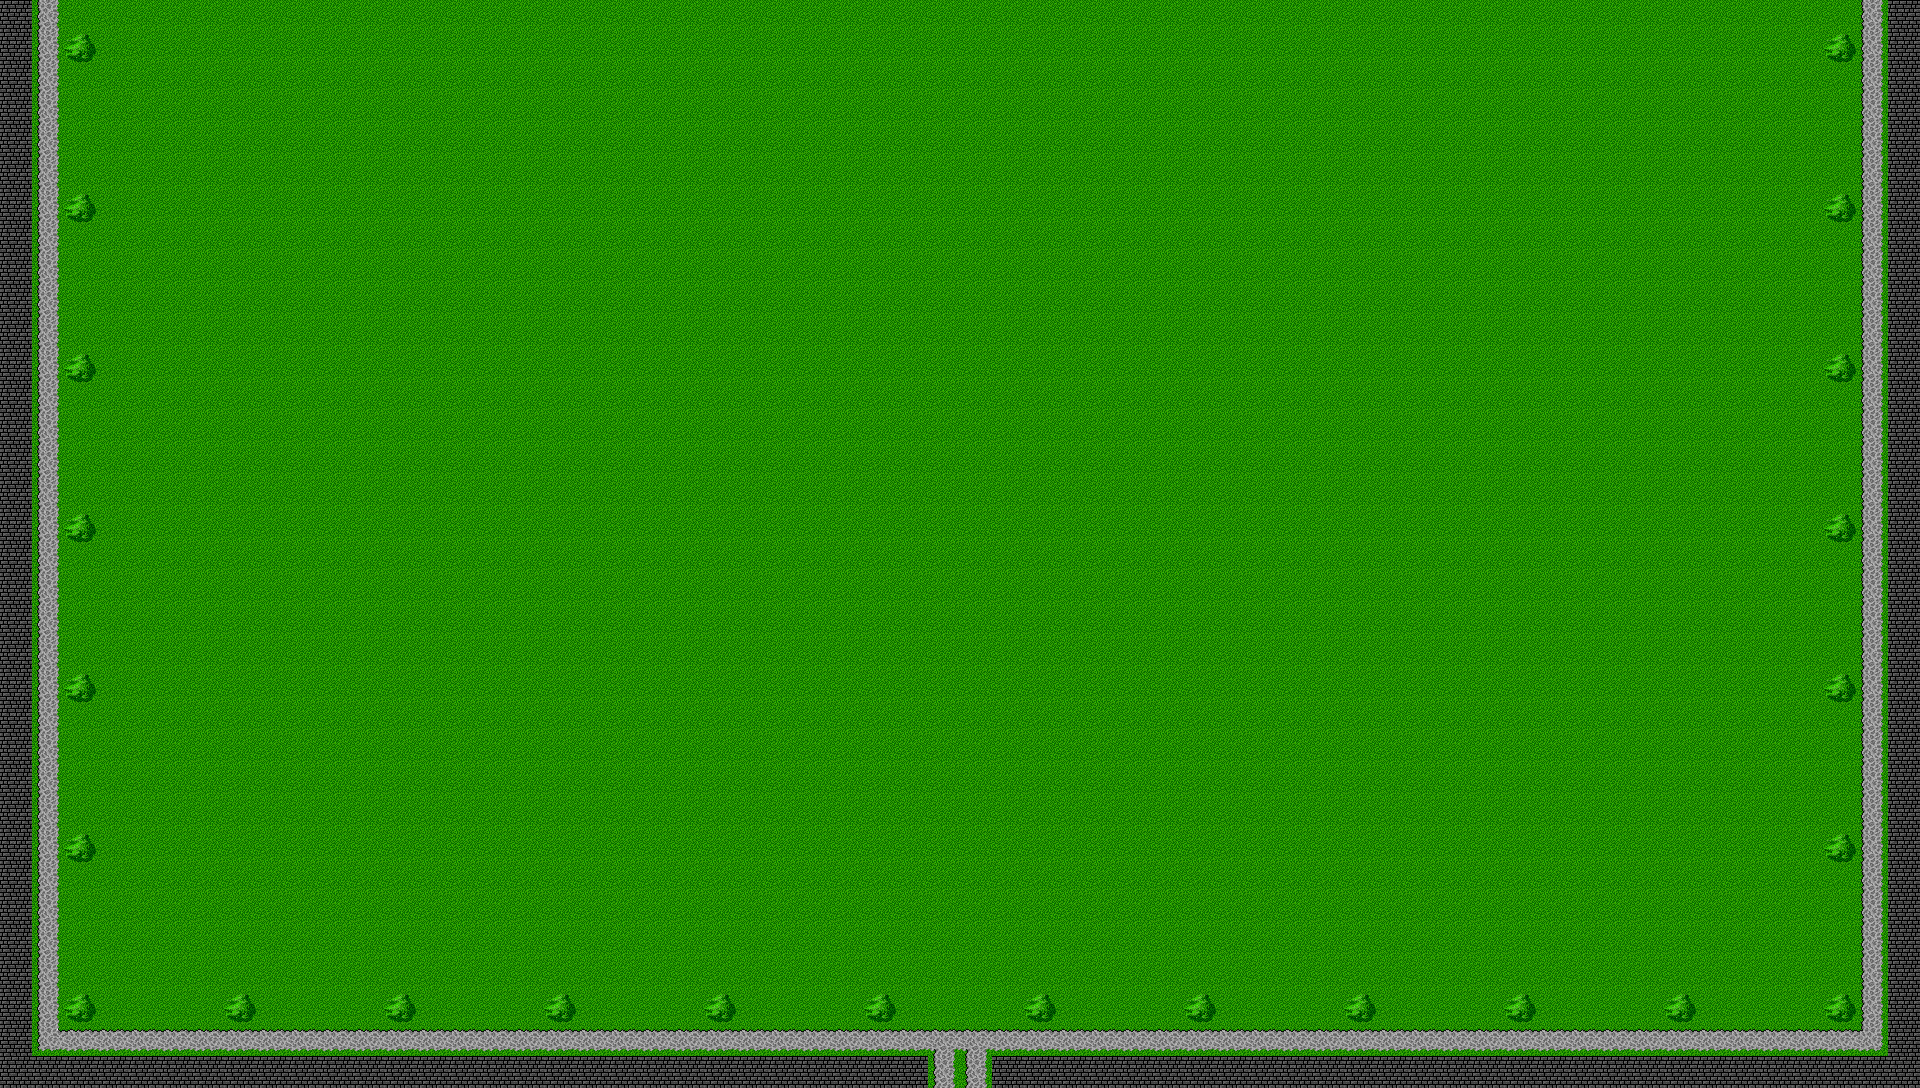

This game map was drawn from its Tiled (.tmx) file and the tilesets committed beside it. A one-line description and the trimmed map source follow:
An orthogonal 60x34 tile map with 32x32 px tiles, 2 tile layers (Base, Decorations), 7 tilesets and 12 objects (12x Enemy).

<map version="1.0" orientation="orthogonal" width="60" height="34" tilewidth="32" tileheight="32">
 <tileset firstgid="1" source="../../tilesets/Dungeon 1.tsx" />
 <tileset firstgid="91" source="../../tilesets/Dungeon 2.tsx" />
 <tileset firstgid="235" source="../../tilesets/Dungeon 3.tsx" />
 <tileset firstgid="352" source="../../tilesets/Dungeon 4.tsx" />
 <tileset firstgid="523" source="../../tilesets/Overworld 1.tsx" />
 <tileset firstgid="651" source="../../tilesets/Overworld 2.tsx" />
 <tileset firstgid="787" source="../../tilesets/Overworld 3.tsx" />
 <layer name="Base" width="60" height="34">
  <data>[2040 cells, 2040 non-empty, 1 distinct tile ids]</data>
 </layer>
 <layer name="Decorations" width="60" height="34">
  <data>[2040 cells, 272 non-empty, 7 distinct tile ids]</data>
 </layer>
 <objectgroup name="Objects" width="60" height="34">
  <object name="Slime" type="Enemy" x="1577" y="679" width="32" height="32" />
  <object name="Slime" type="Enemy" x="1092" y="782" width="32" height="32" />
  <object name="Slime" type="Enemy" x="454" y="727" width="32" height="32" />
  <object name="Slime" type="Enemy" x="777" y="373" width="32" height="32" />
  <object name="Slime" type="Enemy" x="1271" y="233" width="32" height="32" />
  <object name="Slime" type="Enemy" x="518" y="98" width="32" height="32" />
  <object name="Slime" type="Enemy" x="1021" y="115" width="32" height="32" />
  <object name="Slime" type="Enemy" x="1616" y="91" width="32" height="32" />
  <object name="Slime" type="Enemy" x="1191" y="514" width="32" height="32" />
  <object name="Slime" type="Enemy" x="463" y="400" width="32" height="32" />
  <object name="Slime" type="Enemy" x="816" y="642" width="32" height="32" />
  <object name="Slime" type="Enemy" x="1523" y="442" width="32" height="32" />
 </objectgroup>
</map>
